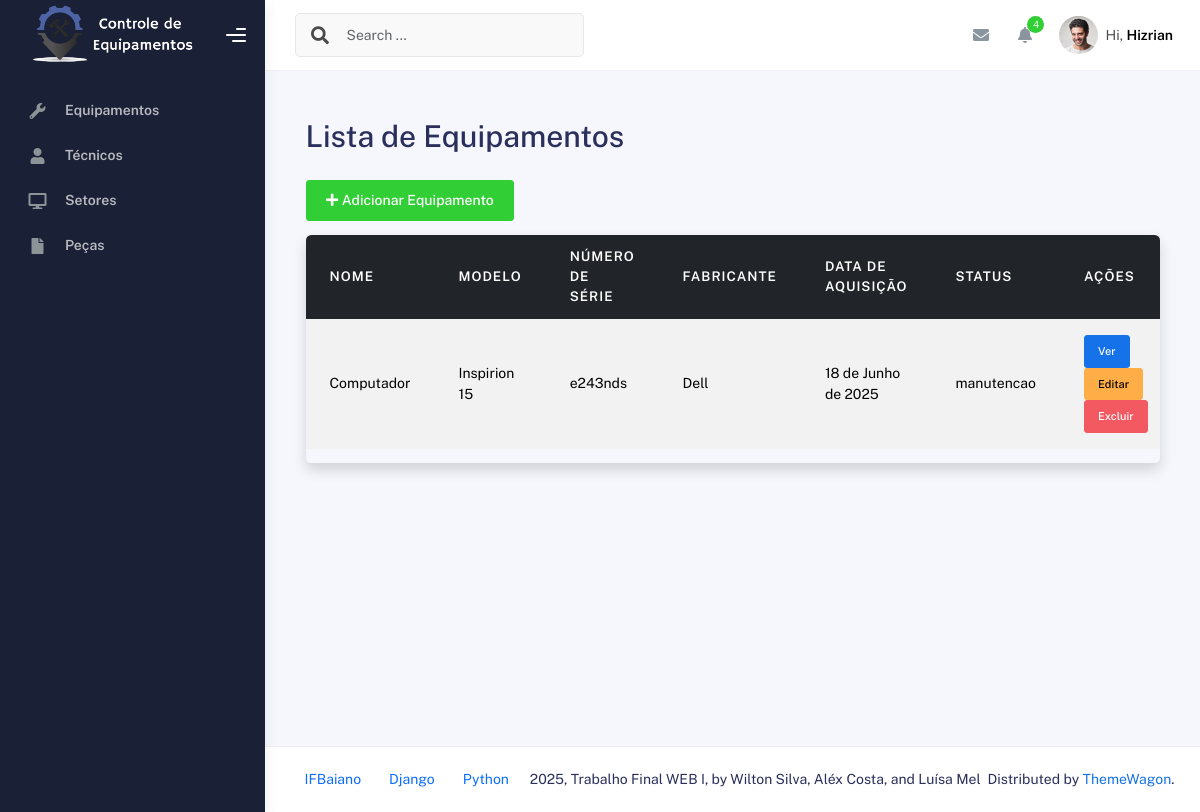
/equipamentos/, run on an earlier commit of the app's database.
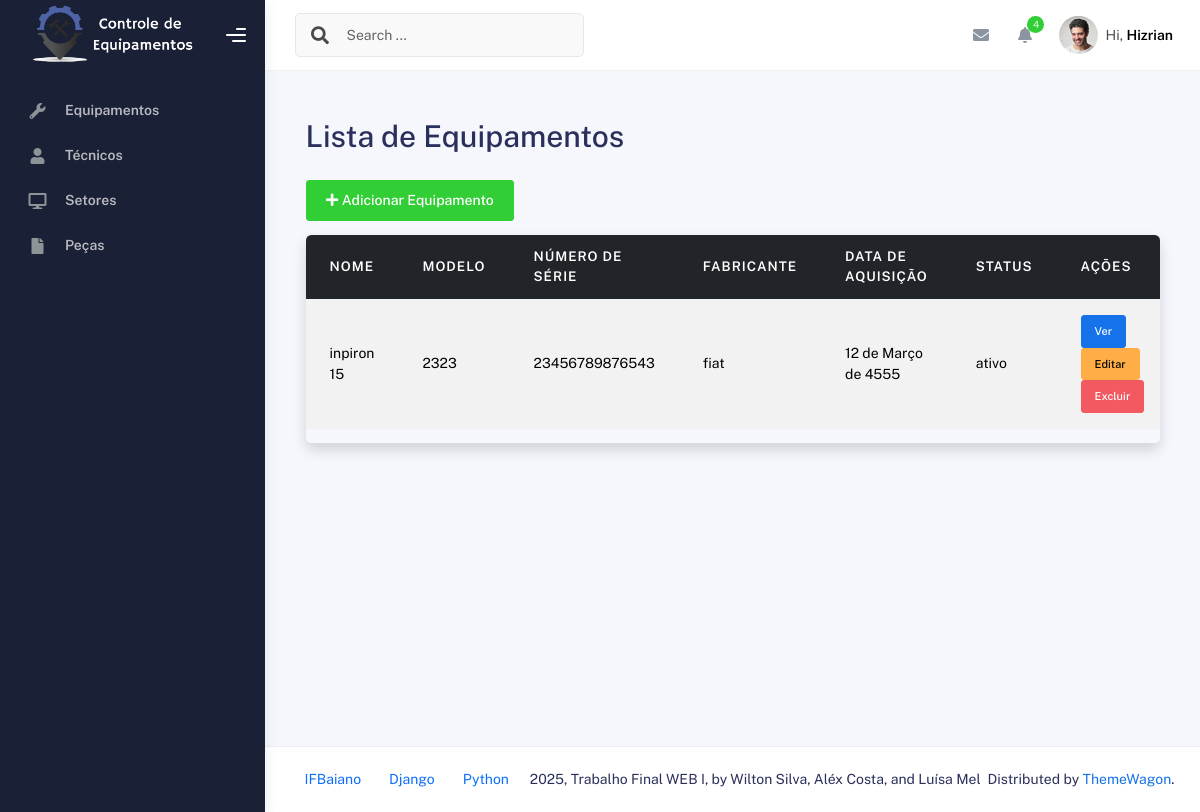
And on a later commit of the database.
### Equipamentos/models.py (models this page shows, shortened)
class Equipamento(models.Model):
    nome = models.CharField(max_length=100)
    modelo = models.CharField(max_length=100)
    numero_serie = models.CharField(max_length=100)
    fabricante = models.CharField(max_length=100)
    data_aquisicao = models.DateField()
    STATUS_CHOICES = [
        ('ativo', 'Ativo'),
        ('inativo', 'Inativo'),
        ('manutencao', 'Em manutenção'),
    ]
    status = models.CharField(max_length=20, choices=STATUS_CHOICES, default='ativo')
    setores = models.ManyToManyField(
        'Setores.Setor',
        through='Setores.EquipamentoSetor',
        related_name='equipamentos'
    )

### Equipamentos/views.py (the view)
# urls.py: path('equipamentos/', equipamento_views.listar_equipamentos, name='listar_equipamentos'),
def listar_equipamentos(request):
    equipamentos= Equipamento.objects.all()
    return render(request, 'equipamentos/listar_equipamentos.html', {'equipamentos': equipamentos} )

### templates/equipamentos/listar_equipamentos.html
{% extends "_base.html" %}
{% block content %}
<div class="container mt-4">
    <h1 class="mb-4">Lista de Equipamentos</h1>
    <div class="mb-3">
        <a href="/criarequipamento/" class="btn btn-success"> <i class="fas fa-plus"></i> Adicionar Equipamento </a>
    </div>
    <div class="table-responsive shadow rounded">
        <table class="table table-striped table-hover align-middle">
            <thead class="table-dark">
                <tr>
                    <th>Nome</th>
                    <th>Modelo</th>
                    <th>Número de série</th>
                    <th>Fabricante</th>
                    <th>Data de Aquisição</th>
                    <th>Status</th>
                    <th>Ações</th>
                </tr>
            </thead>
            <tbody>
                {% for equipamento in equipamentos %}
                <tr>
                    <td>{{ equipamento.nome }}</td>
                    <td>{{ equipamento.modelo }}</td>
                    <td>{{ equipamento.numero_serie }}</td>
                    <td>{{ equipamento.fabricante }}</td>
                    <td>{{ equipamento.data_aquisicao }}</td>
                    <td>{{ equipamento.status }}</td>
                    <td>
                        <a href="/equipamentos/{{ equipamento.id }}/" class="btn btn-sm btn-primary">Ver</a>
                        <a href="/editequipamento/{{ equipamento.id }}/" class="btn btn-sm btn-warning">Editar</a>
                        <a href="/deleteequipamento/{{ equipamento.id }}/" class="btn btn-sm btn-danger">Excluir</a>
                    </td>
                </tr>
                {% empty %}
                <tr>
                    <td colspan="7" class="text-center">Nenhum equipamento cadastrado.</td>
                </tr>
                {% endfor %}
            </tbody>
        </table>
    </div>
</div>
{% endblock %}

### templates/_base.html (shortened to what this page needs)
{% load static %}
<!DOCTYPE html>
<html lang="pt-br">
<head>
    <link rel="stylesheet" href="{% static 'css/bootstrap.min.css' %}">
    <link rel="stylesheet" href="{% static 'css/plugins.min.css' %}">
    <link rel="stylesheet" href="{% static 'css/kaiadmin.min.css' %}">
    <link rel="stylesheet" href="{% static 'css/demo.css' %}">
</head>
<body>
    <div class="wrapper">
        {% include '__sidebar.html' %}
        <div class="main-panel">
            {% include '__topbar.html' %}
            <div class="container">
                <div class="page-inner">
                    <main>
                        {% block content %}{% endblock %}
                    </main>
                </div>
            </div>
            <footer class="footer">
                {% include '__footer.html' %}
            </footer>
        </div>
    </div>
</body>
</html>

### templates/__sidebar.html (shortened to what this page needs)
{% load static %}
<div class="sidebar" data-background-color="dark">
  <div class="sidebar-logo">
    <div class="logo-header" data-background-color="dark">
      <a href="/" class="logo">
        <img
          src="{% static 'img/Logo.png' %}"
          alt="navbar brand"
          class="navbar-brand"
          height="100"
        />
      </a>
      <div class="nav-toggle">
        <button class="btn btn-toggle toggle-sidebar">
          <i class="gg-menu-right"></i>
        </button>
      </div>
    </div>
  </div>
  <div class="sidebar-wrapper scrollbar scrollbar-inner">
    <div class="sidebar-content">
      <ul class="nav nav-secondary">
        <li class="nav-item {% if request.path == '/equipamentos' %}active{% endif %}">
          <a href="/equipamentos">
            <i class="fas fa-wrench"></i>
            <p>Equipamentos</p>
          </a>
        </li>
        <li class="nav-item {% if request.path == '/tecnicos' %}active{% endif %}">
          <a href="/tecnicos">
            <i class="fas fa-user"></i>
            <p>Técnicos</p>
          </a>
        </li>
        <li class="nav-item">
          <a href="/setores">
            <i class="fas fa-desktop"></i>
            <p>Setores</p>
          </a>
        </li>
        <li class="nav-item">
          <a href="/pecas">
            <i class="fas fa-file"></i>
            <p>Peças</p>
          </a>
        </li>
      </ul>
    </div>
  </div>
</div>

### templates/__topbar.html (shortened to what this page needs)
{% load static %}
<div class="main-header">
<nav class="navbar navbar-header navbar-header-transparent navbar-expand-lg border-bottom">
  <div class="container-fluid">
    <nav class="navbar navbar-header-left navbar-expand-lg navbar-form nav-search p-0 d-none d-lg-flex">
      <div class="input-group">
        <div class="input-group-prepend">
          <button type="submit" class="btn btn-search pe-1">
            <i class="fa fa-search search-icon"></i>
          </button>
        </div>
        <input type="text" placeholder="Search ..." class="form-control" />
      </div>
    </nav>
    <ul class="navbar-nav topbar-nav ms-md-auto align-items-center">
      <li class="nav-item topbar-icon dropdown hidden-caret">
        <a class="nav-link dropdown-toggle" href="#" id="messageDropdown" role="button"
          data-bs-toggle="dropdown" aria-haspopup="true" aria-expanded="false">
          <i class="fa fa-envelope"></i>
        </a>
      </li>
      <li class="nav-item topbar-icon dropdown hidden-caret">
        <a class="nav-link dropdown-toggle" href="#" id="notifDropdown" role="button"
          data-bs-toggle="dropdown" aria-haspopup="true" aria-expanded="false">
          <i class="fa fa-bell"></i>
          <span class="notification">4</span>
        </a>
      </li>
      <li class="nav-item topbar-user dropdown hidden-caret">
        <a class="dropdown-toggle profile-pic" data-bs-toggle="dropdown" href="#" aria-expanded="false">
          <div class="avatar-sm">
            <img src="{% static 'img/profile.jpg' %}" alt="..." class="avatar-img rounded-circle" />
          </div>
          <span class="profile-username">
            <span class="op-7">Hi,</span>
            <span class="fw-bold">Hizrian</span>
          </span>
        </a>
      </li>
    </ul>
  </div>
</nav>
</div>

### templates/__footer.html
          <div class="container-fluid d-flex justify-content-between">
            <nav class="pull-left">
              <ul class="nav">
                <li class="nav-item">
                  <a class="nav-link" href="https://www.ifbaiano.edu.br/unidades/guanambi/">IFBaiano</a>
                </li>
                <li class="nav-item">
                  <a class="nav-link" href="https://www.djangoproject.com"> Django</a>
                </li>
                <li class="nav-item">
                  <a class="nav-link" href="https://www.python.org"> Python </a>
                </li>
              </ul>
            </nav>
            <div class="copyright">
              2025, Trabalho Final WEB I, by
              Wilton Silva, Aléx Costa, and Luísa Mel
            </div>
            <div>
              Distributed by
              <a target="_blank" href="https://themewagon.com/">ThemeWagon</a>.
            </div>
          </div>

What changed in the data, as far as the page shows it:
removed Equipamento: nome "Computador", modelo "Inspirion 15", numero_serie "e243nds", fabricante "Dell", data_aquisicao "18 de Junho de 2025", status "manutencao"
added Equipamento: nome "inpiron 15", modelo "2323", numero_serie "23456789876543", fabricante "fiat", data_aquisicao "12 de Março de 4555", status "ativo"
